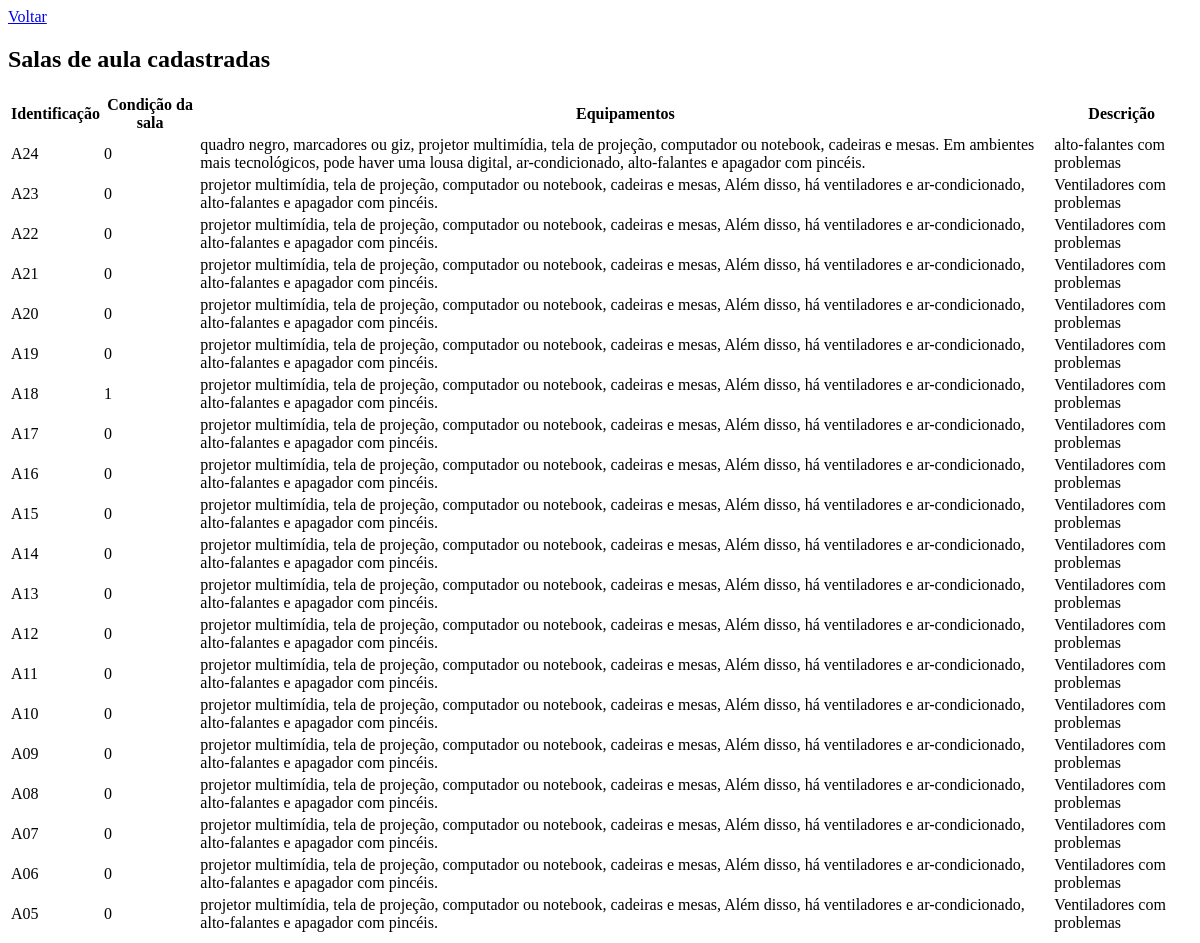
Before: /all_classrooms_list.php with the older database file.
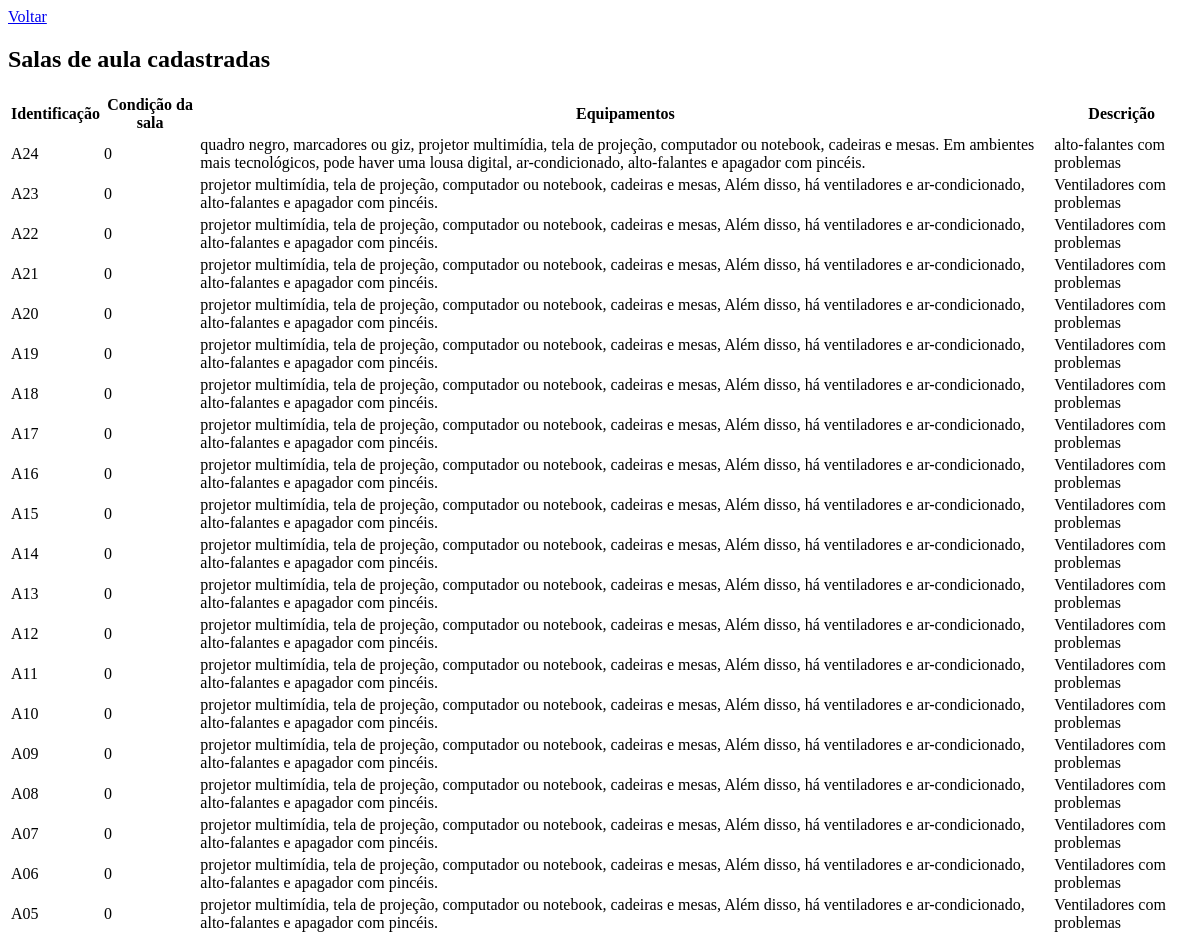
After: the same page with the newer database file.
### tables this page shows
CREATE TABLE `classrooms` (
  `id_class` int(11) NOT NULL,
  `identification` varchar(100) NOT NULL,
  `conditionstatus` tinyint(1) NOT NULL,
  `equipaments` text NOT NULL,
  `description` text NOT NULL
);

### App/Controller/ClassroomController.php (called while the page is built, shortened)
<?php
require_once 'C:\xampp\htdocs\class_scheduling\App\Model\ClassroomModel.php';
class   ClassroomController
{
    private $classroommodel;
    public function __construct($pdo)
    {
        $this->classroommodel = new classroomModel($pdo);
    }
    public function listClassrooms()
    {
        return $this->classroommodel->listClassrooms();
    }
    public function showClassroomsList()
    {
        $classrooms = $this->listClassrooms();
        include 'C:\xampp\htdocs\class_scheduling\App\View\Classrooms\view_all.php';
    }
}

### App/Model/ClassroomModel.php (called while the page is built, shortened)
<?php
class ClassroomModel
{
    private $pdo;
    public function __construct($pdo)
    {
        $this->pdo = $pdo;
    }
    public function listClassrooms()
    {
        $sql = "SELECT * FROM classrooms";
        $stmt = $this->pdo->query($sql);
        return $stmt->fetchAll(PDO::FETCH_ASSOC);
    }
}

### App/View/Classrooms/view_all.php (the view, shortened to what this page needs)
<?php
include_once 'C:\xampp\htdocs\class_scheduling\App\Controller\ClassroomController.php';
echo "<h2>Salas de aula cadastradas</h2>";
echo "<table>";
echo "<tr><th>Identificação</th><th>Condição da sala</th><th>Equipamentos</th><th>Descrição</th></tr>";
try {
    foreach ($classrooms as $classroom) {
        echo "<tr>";
        echo "<td>" . htmlspecialchars($classroom['identification']) . "</td>";
        echo "<td>" . htmlspecialchars($classroom['conditionstatus']) . "</td>";
        echo "<td>" . htmlspecialchars($classroom['equipaments']) . "</td>";
        echo "<td>" . htmlspecialchars($classroom['description']) . "</td>";
        echo "</tr>";
    }
} catch (PDOException $e) {
    echo "<p>Erro ao exibir salas de aula: " . $e->getMessage() . "</p>";
}
echo "</table>";
?>
</body>

Changed rows visible on the page:
changed classrooms (number 7 of 20 on the later page): conditionstatus "1" → "0"
